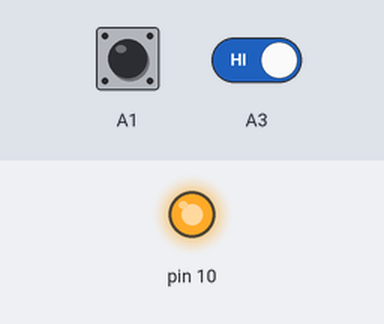
A sketch run on a simulated Arduino Uno, built with avr-gcc and run on an emulated ATmega328P. Parts: output pins drawn as LEDs (lit = HIGH). Inputs (shaded band) come from the test bench; at power-on: A3 HIGH, A1 HIGH.

Above: at 1.2 s.
1.3 s: A3 driven LOW
At 1.65 s:
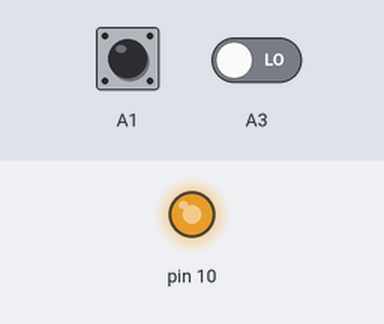
At 4.0 s:
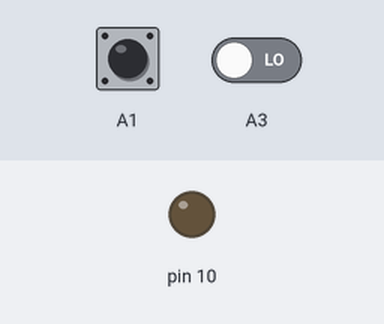
Timing chart, 0 to 5.5 s (numbered marks = the images above; inputs shaded):
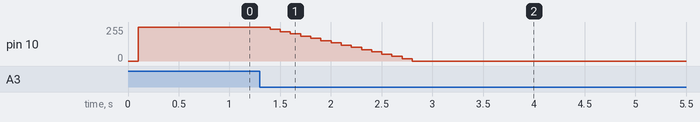

Measured:
- after the input at 1.3 s, pin 10: moves from 255/255 to 0/255 over 1.4 s, starting after 0.10 s

The sketch:

4.3.ino
```cpp
int pelna_moc = 15;
int jasnosc = pelna_moc;
int roznica=1;

void setup()
{
  pinMode(10, OUTPUT);
  pinMode(A3, INPUT);
  pinMode(A1, INPUT);
}

void loop()
{
    if (digitalRead(A1) == LOW && jasnosc < pelna_moc)
    {
      jasnosc = jasnosc + roznica;
    }
    if (digitalRead(A3) == LOW && jasnosc > 0)
    {
      jasnosc = jasnosc - roznica;
    }
    delay(100);
    analogWrite(10, map(jasnosc, 0, pelna_moc, 0, 255));
}
```
